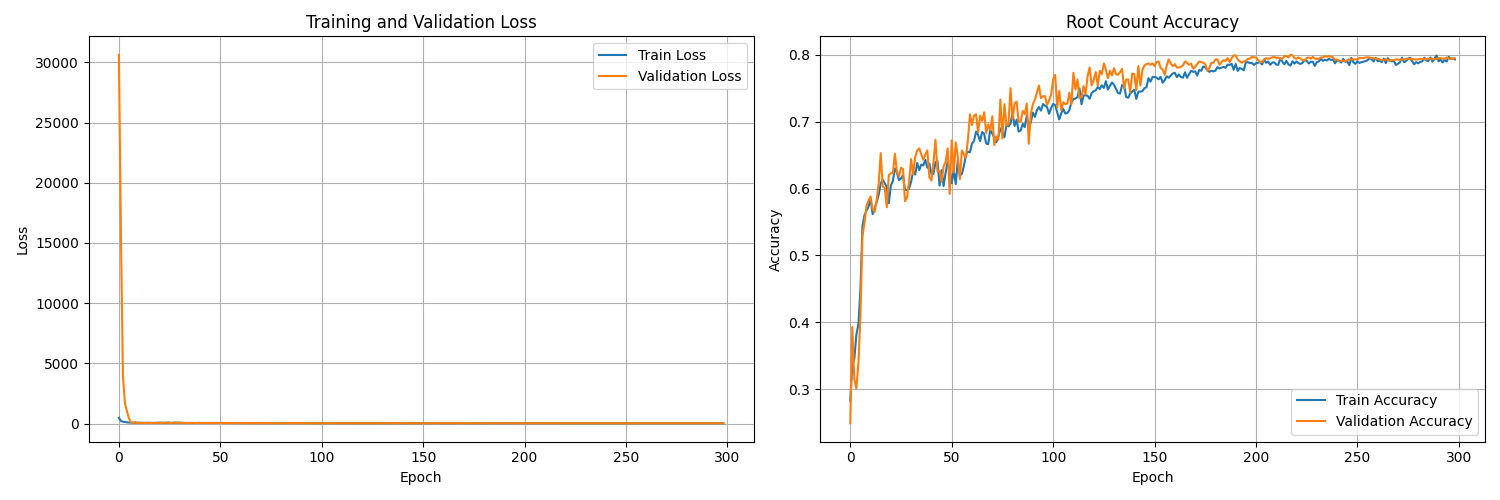

Generate this figure with Python:
import numpy as np
import pandas as pd
import torch
import torch.nn as nn
import torch.optim as optim
from torch.utils.data import Dataset, DataLoader
import matplotlib.pyplot as plt
from sklearn.model_selection import train_test_split
from sklearn.preprocessing import StandardScaler
from scipy.optimize import fsolve
import warnings
warnings.filterwarnings('ignore')

# GPU 사용 가능하면 GPU 사용
device = torch.device('cuda' if torch.cuda.is_available() else 'cpu')
print(f"사용 디바이스: {device}")

def calculate_actual_roots(a, b, c, domain_range=(-50, 50), step=1, tolerance=1e-8, max_roots=20):
    """실제 근을 수치적으로 계산하는 함수"""
    def f(x, a, b, c):
        """f(x) = e^x * x / (x^4 + bx^2 - cx - 5) - a"""
        if x == 0:
            return np.inf
        try:
            denominator = x**4 + b*x**2 - c*x - 5
            if abs(denominator) < 1e-12:  # 분모가 0에 가까우면
                return np.inf
            return np.exp(x) * x / denominator - a
        except:
            return np.inf
    
    roots = []
    initial_guesses = np.arange(domain_range[0], domain_range[1] + step, step)
    
    # fsolve를 사용한 근찾기
    for guess in initial_guesses:
        try:
            # fsolve 사용
            root_val = fsolve(lambda x: f(x, a, b, c), guess, full_output=True)
            if root_val[2] == 1:  # 수렴 성공
                x_root = root_val[0][0]
                
                # 실제로 근인지 확인
                if abs(f(x_root, a, b, c)) < tolerance:
                    # 중복 제거 (이미 찾은 근과 너무 가까우면 제외)
                    if not any(abs(x_root - r) < tolerance for r in roots):
                        # 정의역 내에 있는지 확인
                        if domain_range[0] <= x_root <= domain_range[1]:
                            roots.append(x_root)
                            
                            # 최대 근 개수 제한
                            if len(roots) >= max_roots:
                                break
        except:
            continue
    
    return sorted(roots)

class RootDataset(Dataset):
    """근 예측용 데이터셋"""
    def __init__(self, X, y_num, y_values):
        self.X = torch.FloatTensor(X)
        self.y_num = torch.FloatTensor(y_num)
        self.y_values = torch.FloatTensor(y_values)
    
    def __len__(self):
        return len(self.X)
    
    def __getitem__(self, idx):
        return self.X[idx], self.y_num[idx], self.y_values[idx]

class RootPredictorNet(nn.Module):
    """근 예측 신경망 - 최대 4개 근까지 예측"""
    def __init__(self, input_dim=3, hidden_dims=[128, 256, 512, 512, 256, 128], max_roots=3):
        super(RootPredictorNet, self).__init__()
        self.max_roots = max_roots
        
        # 공통 백본 네트워크
        layers = []
        prev_dim = input_dim
        
        for hidden_dim in hidden_dims:
            layers.extend([
                nn.Linear(prev_dim, hidden_dim),
                nn.ReLU(),
                nn.BatchNorm1d(hidden_dim),
                nn.Dropout(0.1 if hidden_dim <= 256 else 0.2)
            ])
            prev_dim = hidden_dim
        
        self.backbone = nn.Sequential(*layers)
        
        # 근의 개수 예측 헤드 (0개부터 4개까지)
        self.num_head = nn.Sequential(
            nn.Linear(hidden_dims[-1], 64),
            nn.ReLU(),
            nn.Dropout(0.1),
            nn.Linear(64, max_roots + 1),  # 0, 1, 2, 3, 4개 근
            nn.Softmax(dim=1)
        )
        
        # 근의 값 예측 헤드
        self.values_head = nn.Sequential(
            nn.Linear(hidden_dims[-1], 128),
            nn.ReLU(),
            nn.Dropout(0.1),
            nn.Linear(128, 64),
            nn.ReLU(),
            nn.Dropout(0.1),
            nn.Linear(64, max_roots)  # 최대 4개 근의 값
        )
    
    def forward(self, x):
        # 공통 특성 추출
        features = self.backbone(x)
        
        # 두 개의 헤드로 예측
        num_roots = self.num_head(features)
        root_values = self.values_head(features)
        
        return num_roots, root_values

class RootPredictor:
    def __init__(self, csv_file_path, max_roots=4):
        self.csv_file_path = csv_file_path
        self.model = None
        self.scaler = StandardScaler()
        self.device = device
        self.max_roots = max_roots
        
    def load_and_prepare_data(self):
        """CSV 파일에서 데이터 로드 및 전처리"""
        print("데이터 로딩 및 전처리 중...")
        
        # CSV 파일 읽기
        df = pd.read_csv(self.csv_file_path)
        print(f"원본 데이터 크기: {df.shape}")
        print(f"컬럼: {df.columns.tolist()}")
        
        # 입력 변수 (a, b, c)
        X = df[['a', 'b', 'c']].values
        
        # 근의 개수
        num_roots = df['num_roots'].values
        
        # 근의 값들 (root_1, root_2, root_3, ... 컬럼들)
        root_columns = [col for col in df.columns if col.startswith('root_')]
        print(f"근 컬럼들: {root_columns}")
        
        # 실제 근의 값들 추출
        y_roots = []
        for i, row in df.iterrows():
            roots = []
            num_roots_i = int(row['num_roots'])
            
            # 최대 4개까지만 사용
            for j in range(min(num_roots_i, self.max_roots)):
                if j < len(root_columns):
                    root_value = row[root_columns[j]]
                    if pd.notna(root_value):  # NaN이 아닌 경우만
                        roots.append(root_value)
            
            y_roots.append(roots)
        
        # 근의 개수별 분포 확인 (4개 초과는 4개로 제한)
        root_counts = [min(len(roots), self.max_roots) for roots in y_roots]
        unique, counts = np.unique(root_counts, return_counts=True)
        print("\n근의 개수별 분포 (4개 초과는 4개로 제한):")
        for num, count in zip(unique, counts):
            print(f"  {num}개 근: {count}개 샘플 ({count/len(y_roots)*100:.1f}%)")
        
        return X, y_roots
    
    def prepare_training_data(self, X, y_roots):
        """학습용 데이터 전처리"""
        print("학습용 데이터 변환 중...")
        
        # 입력 정규화
        X_scaled = self.scaler.fit_transform(X)
        
        # 근의 개수를 원핫인코딩
        y_num = []
        y_values = []
        
        for roots in y_roots:
            # 근의 개수 (최대 4개로 제한)
            num_roots = min(len(roots), self.max_roots)
            num_onehot = [0] * (self.max_roots + 1)
            num_onehot[num_roots] = 1
            y_num.append(num_onehot)
            
            # 근의 값들 (4개로 패딩)
            values = list(roots[:self.max_roots]) + [0.0] * (self.max_roots - len(roots[:self.max_roots]))
            y_values.append(values)
        
        return X_scaled, np.array(y_num), np.array(y_values)
    
    def masked_mse_loss(self, predicted_values, true_values, predicted_num):
        """마스킹된 MSE 손실"""
        batch_size = predicted_values.size(0)
        total_loss = 0
        valid_samples = 0
        
        for i in range(batch_size):
            num_roots = torch.argmax(predicted_num[i]).item()
            if num_roots > 0:
                loss = nn.MSELoss()(predicted_values[i, :num_roots], true_values[i, :num_roots])
                total_loss += loss
                valid_samples += 1
        
        return total_loss / max(valid_samples, 1)
    
    def train(self, epochs=100, batch_size=128, learning_rate=0.001, validation_split=0.2):
        """모델 학습"""
        print("=== PyTorch 복잡한 초월방정식 근 예측 신경망 학습 시작 (최대 4개 근) ===")
        
        # 데이터 로드
        X, y_roots = self.load_and_prepare_data()
        X_scaled, y_num, y_values = self.prepare_training_data(X, y_roots)
        
        print(f"전처리된 데이터 크기: X={X_scaled.shape}, y_num={y_num.shape}, y_values={y_values.shape}")
        
        # 학습/검증 데이터 분할
        X_train, X_val, y_num_train, y_num_val, y_values_train, y_values_val = train_test_split(
            X_scaled, y_num, y_values, test_size=validation_split, random_state=42, stratify=np.argmax(y_num, axis=1)
        )
        
        print(f"학습 데이터: {len(X_train)}개")
        print(f"검증 데이터: {len(X_val)}개")
        
        # 데이터로더 생성
        train_dataset = RootDataset(X_train, y_num_train, y_values_train)
        val_dataset = RootDataset(X_val, y_num_val, y_values_val)
        
        train_loader = DataLoader(train_dataset, batch_size=batch_size, shuffle=True)
        val_loader = DataLoader(val_dataset, batch_size=batch_size, shuffle=False)
        
        # 모델 생성
        self.model = RootPredictorNet(max_roots=self.max_roots).to(self.device)
        print(f"\n모델 파라미터 수: {sum(p.numel() for p in self.model.parameters()):,}")
        
        # 옵티마이저와 손실함수
        optimizer = optim.Adam(self.model.parameters(), lr=learning_rate, weight_decay=1e-5)
        scheduler = optim.lr_scheduler.ReduceLROnPlateau(optimizer, mode='min', factor=0.5, patience=16)
        
        ce_loss = nn.CrossEntropyLoss()
        
        # 학습 기록
        train_losses = []
        val_losses = []
        train_num_accs = []
        val_num_accs = []
        
        best_val_loss = float('inf')
        patience_counter = 0
        patience = 100
        
        print("\n=== 학습 시작 ===")
        
        for epoch in range(epochs):
            # 학습 모드
            self.model.train()
            train_loss = 0
            train_num_correct = 0
            train_total = 0
            
            for batch_x, batch_y_num, batch_y_values in train_loader:
                batch_x = batch_x.to(self.device)
                batch_y_num = batch_y_num.to(self.device)
                batch_y_values = batch_y_values.to(self.device)
                
                optimizer.zero_grad()
                
                # 순전파
                pred_num, pred_values = self.model(batch_x)
                
                # 손실 계산
                num_loss = ce_loss(pred_num, torch.argmax(batch_y_num, dim=1))
                values_loss = self.masked_mse_loss(pred_values, batch_y_values, batch_y_num)
                total_loss = num_loss + 10.0 * values_loss
                
                # 역전파
                total_loss.backward()
                torch.nn.utils.clip_grad_norm_(self.model.parameters(), max_norm=1.0)  # gradient clipping
                optimizer.step()
                
                train_loss += total_loss.item()
                
                # 정확도 계산
                _, predicted = torch.max(pred_num, 1)
                _, true_labels = torch.max(batch_y_num, 1)
                train_num_correct += (predicted == true_labels).sum().item()
                train_total += batch_y_num.size(0)
            
            # 검증 모드
            self.model.eval()
            val_loss = 0
            val_num_correct = 0
            val_total = 0
            
            with torch.no_grad():
                for batch_x, batch_y_num, batch_y_values in val_loader:
                    batch_x = batch_x.to(self.device)
                    batch_y_num = batch_y_num.to(self.device)
                    batch_y_values = batch_y_values.to(self.device)
                    
                    pred_num, pred_values = self.model(batch_x)
                    
                    num_loss = ce_loss(pred_num, torch.argmax(batch_y_num, dim=1))
                    values_loss = self.masked_mse_loss(pred_values, batch_y_values, batch_y_num)
                    total_loss = num_loss + 10.0 * values_loss
                    
                    val_loss += total_loss.item()
                    
                    _, predicted = torch.max(pred_num, 1)
                    _, true_labels = torch.max(batch_y_num, 1)
                    val_num_correct += (predicted == true_labels).sum().item()
                    val_total += batch_y_num.size(0)
            
            # 평균 계산
            train_loss /= len(train_loader)
            val_loss /= len(val_loader)
            train_acc = train_num_correct / train_total
            val_acc = val_num_correct / val_total
            
            # 기록
            train_losses.append(train_loss)
            val_losses.append(val_loss)
            train_num_accs.append(train_acc)
            val_num_accs.append(val_acc)
            
            # 스케줄러 업데이트
            scheduler.step(val_loss)
            current_lr = optimizer.param_groups[0]['lr']
            
            # 출력
            if (epoch + 1) % 5 == 0 or epoch == 0:
                print(f"Epoch [{epoch+1}/{epochs}]")
                print(f"  Train Loss: {train_loss:.4f}, Train Acc: {train_acc:.4f}")
                print(f"  Val Loss: {val_loss:.4f}, Val Acc: {val_acc:.4f}")
                print(f"  LR: {current_lr:.6f}")
            
            # Early Stopping
            if val_loss < best_val_loss:
                best_val_loss = val_loss
                patience_counter = 0
                # 최고 모델 저장
                torch.save(self.model.state_dict(), 'best_root_model_4max.pth')
            else:
                patience_counter += 1
                if patience_counter >= patience:
                    print(f"Early stopping at epoch {epoch+1}")
                    break
        
        # 최고 모델 로드
        self.model.load_state_dict(torch.load('best_root_model_4max.pth'))
        
        print("\n=== 학습 완료 ===")
        
        # 학습 과정 시각화
        self.plot_training_history(train_losses, val_losses, train_num_accs, val_num_accs)
        
        return {
            'train_losses': train_losses,
            'val_losses': val_losses,
            'train_accs': train_num_accs,
            'val_accs': val_num_accs
        }
    
    def plot_training_history(self, train_losses, val_losses, train_accs, val_accs):
        """학습 과정 시각화"""
        fig, axes = plt.subplots(1, 2, figsize=(15, 5))
        
        # 손실
        axes[0].plot(train_losses, label='Train Loss')
        axes[0].plot(val_losses, label='Validation Loss')
        axes[0].set_title('Training and Validation Loss')
        axes[0].set_xlabel('Epoch')
        axes[0].set_ylabel('Loss')
        axes[0].legend()
        axes[0].grid(True)
        
        # 정확도
        axes[1].plot(train_accs, label='Train Accuracy')
        axes[1].plot(val_accs, label='Validation Accuracy')
        axes[1].set_title('Root Count Accuracy')
        axes[1].set_xlabel('Epoch')
        axes[1].set_ylabel('Accuracy')
        axes[1].legend()
        axes[1].grid(True)
        
        plt.tight_layout()
        plt.show()
    
    def predict_roots(self, a, b, c):
        """근 예측 - 최대 4개까지"""
        if self.model is None:
            raise ValueError("모델이 학습되지 않았습니다.")
        
        self.model.eval()
        
        # 입력 정규화
        X_input = self.scaler.transform([[a, b, c]])
        X_tensor = torch.FloatTensor(X_input).to(self.device)
        
        with torch.no_grad():
            pred_num, pred_values = self.model(X_tensor)
            
            # CPU로 이동 후 numpy 변환
            pred_num = pred_num.cpu().numpy()
            pred_values = pred_values.cpu().numpy()
        
        # 근의 개수 결정
        predicted_num_roots = np.argmax(pred_num[0])
        predicted_probs = pred_num[0]  # 0개, 1개, 2개, 3개, 4개 근의 확률
        
        # 해당 개수만큼 근의 값 반환
        if predicted_num_roots == 0:
            return [], predicted_probs
        else:
            roots = pred_values[0][:predicted_num_roots].tolist()
            return roots, predicted_probs
    
    def evaluate_on_test_set(self, test_ratio=0.1):
        """테스트 세트로 성능 평가"""
        print("=== 테스트 세트 평가 ===")
        
        # 데이터 다시 로드
        X, y_roots = self.load_and_prepare_data()
        X_scaled, y_num, y_values = self.prepare_training_data(X, y_roots)
        
        # 테스트 세트 분리
        _, X_test, _, y_num_test, _, y_values_test = train_test_split(
            X_scaled, y_num, y_values, test_size=test_ratio, random_state=42, stratify=np.argmax(y_num, axis=1)
        )
        
        correct_count = 0
        total_error = 0
        
        for i in range(min(20, len(X_test))):  # 처음 20개만 출력
            # 원래 스케일로 복원
            original_params = self.scaler.inverse_transform([X_test[i]])[0]
            a, b, c = original_params
            
            # 예측
            predicted_roots, probs = self.predict_roots(a, b, c)
            
            # 실제 값
            true_num_roots = np.argmax(y_num_test[i])
            true_roots = y_values_test[i][:true_num_roots].tolist() if true_num_roots > 0 else []
            
            print(f"\n테스트 {i+1}:")
            print(f"  파라미터: a={a:.3f}, b={b:.3f}, c={c:.3f}")
            print(f"  실제 근 ({true_num_roots}개): {[f'{r:.4f}' for r in true_roots]}")
            print(f"  예측 근 ({len(predicted_roots)}개): {[f'{r:.4f}' for r in predicted_roots]}")
            print(f"  예측 확률 [0,1,2,3,4개]: {[f'{p:.3f}' for p in probs]}")
            
            if len(predicted_roots) == len(true_roots):
                correct_count += 1
                if len(true_roots) > 0:
                    true_sorted = sorted(true_roots)
                    pred_sorted = sorted(predicted_roots)
                    error = np.mean([abs(t - p) for t, p in zip(true_sorted, pred_sorted)])
                    total_error += error
                    print(f"  평균 오차: {error:.4f}")
                else:
                    print("  ✅ 정확 (0개 근)")
            else:
                print("  ❌ 근의 개수 불일치")
        
        test_samples = min(20, len(X_test))
        accuracy = correct_count / test_samples
        avg_error = total_error / max(correct_count, 1)
        
        print(f"\n=== 평가 결과 ===")
        print(f"근의 개수 정확도: {accuracy:.1%}")
        print(f"평균 근의 값 오차: {avg_error:.4f}")
        
        return accuracy, avg_error

# 메인 실행 코드
if __name__ == "__main__":
    # CSV 파일 경로 설정
    csv_file_path = 'neural_network_dataset5.csv'  # 파일 경로를 실제 경로로 변경하세요
    
    # 예측기 생성 (최대 4개 근까지 처리)
    predictor = RootPredictor(csv_file_path, max_roots=3)
    
    # 학습 실행
    history = predictor.train(
        epochs=300,
        batch_size=1024,
        learning_rate=0.03,
        validation_split=0.2
    )
    
    # 테스트 세트로 성능 평가
    predictor.evaluate_on_test_set(test_ratio=0.1)
    
    # 개별 예측 테스트 (실제 근과 비교)
    print("\n=== 개별 예측 테스트 (실제 근과 비교) ===")
    print("방정식: e^x * x / (x^4 + bx^2 - cx - 5) - a = 0")
    print("-" * 60)
    
    test_cases = [
        (1.0, 2.0, 3.0),
        (-0.5, 1.5, -2.0),
        (0.8, -1.0, 0.5),
        (2.5, 0.0, 1.0),
        (-1.2, 3.0, -1.5),
        (0.3, -0.8, 2.2),
        (1.8, 1.2, -0.7),
        (-0.9, -1.5, 1.8)
    ]
    
    for i, (a, b, c) in enumerate(test_cases):
        try:
            print(f"\n테스트 케이스 {i+1}:")
            print(f"파라미터: a={a}, b={b}, c={c}")
            
            # 실제 근 계산 (수치적 방법)
            print("실제 근 계산 중...")
            actual_roots = calculate_actual_roots(a, b, c)
            
            # 신경망 예측
            predicted_roots, probs = predictor.predict_roots(a, b, c)
            
            print(f"  실제 근 ({len(actual_roots)}개): {[f'{r:.4f}' for r in actual_roots]}")
            print(f"  예측 근 ({len(predicted_roots)}개): {[f'{r:.4f}' for r in predicted_roots]}")
            print(f"  예측 확률 [0,1,2,3,4개]: {[f'{p:.3f}' for p in probs]}")
            
            # 정확도 평가
            if len(actual_roots) == len(predicted_roots):
                if len(actual_roots) == 0:
                    print("  ✅ 정확 (실근 없음)")
                else:
                    actual_sorted = sorted(actual_roots)
                    predicted_sorted = sorted(predicted_roots)
                    errors = [abs(a - p) for a, p in zip(actual_sorted, predicted_sorted)]
                    avg_error = np.mean(errors)
                    print(f"  평균 오차: {avg_error:.4f}")
                    if avg_error < 0.5:
                        print("  ✅ 매우 정확")
                    elif avg_error < 2.0:
                        print("  ⚠️  약간 부정확")
                    else:
                        print("  ❌ 부정확")
            else:
                print("  ❌ 근의 개수 불일치")
            
        except Exception as e:
            print(f"테스트 케이스 {i+1}: a={a}, b={b}, c={c} → 예측 실패: {e}")
        print("-" * 40)
    
    print(f"\n학습된 모델이 'best_root_model_4max.pth'에 저장되었습니다!")
    print("복잡한 초월방정식 e^x * x / (x^4 + bx^2 - cx - 5) - a = 0의 근을 예측하는 신경망입니다.")
